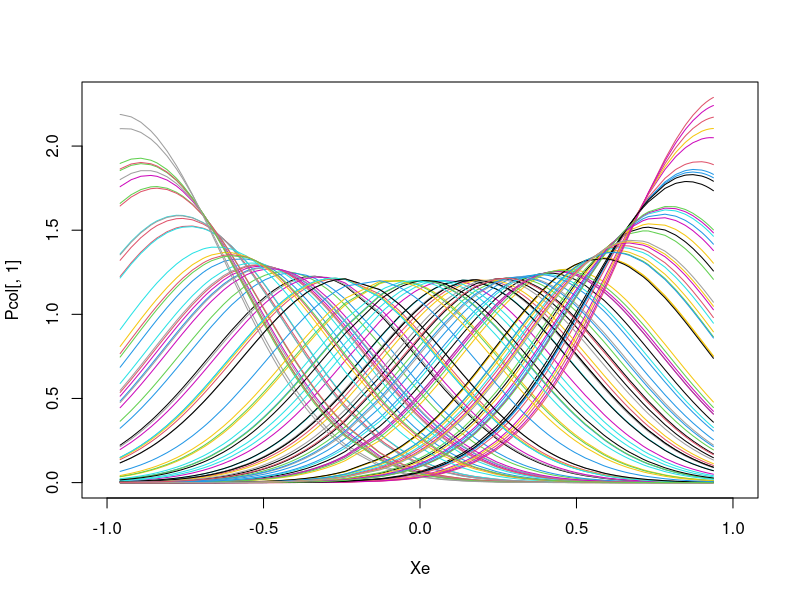
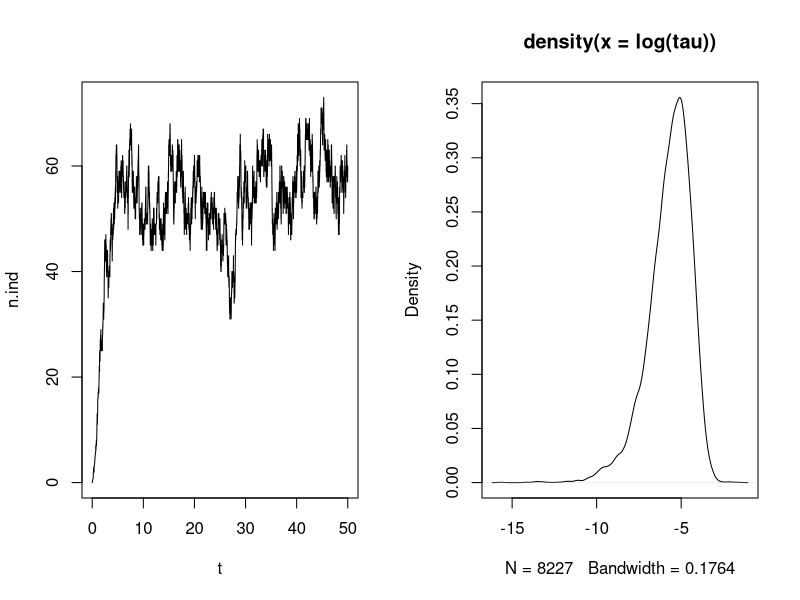

Here is the R script that generated these plots, in order:
# plants on grid, reproduce with rate r, die rate d
rm(list=ls())
r <- 2.0 # reproductive rate
d <- 1 # death rate
c <- .1 # colonization rate for empty cells
cells <- 100 # number of habitat patches

# establish environmental conditions for each cell
Emin <- -1
Emax <- 1
Xe <- sort(runif(cells, Emin, Emax))

H <- 100 # number of host species
sig.h <- 1/3 # host niche breadth
ERmin <- Emin
ERmax <- Emax
mu.h <- runif(H, ERmin, ERmax) # host optima
sigma.h <- rep(sig.h, H) # runif(P, 1, 10) # parasite niche width

# calculate host Z
hZ <- rep(NA, H)
for (i in 1:H){
  integrand <- function(Xe) {
    exp(-((Xe - mu.h[i]) ^ 2) / (2 * sigma.h[i] ^ 2))
  }
  res <- integrate(integrand, lower=ERmin, upper=ERmax)
  hZ[i] <- 1 / res$value
}

# host probability of establishment
Pcol <- array(dim=c(cells, H))
for (i in 1:cells){
  for (j in 1:H){
    Pcol[i, j] <- hZ[j] * exp(-((Xe[i] - mu.h[j]) ^ 2) / (2 * sigma.h[j] ^ 2))
  }
}

plot(Xe, Pcol[, 1], xlim=c(ERmin, ERmax), ylim=c(0, max(Pcol)), type="l")
for (i in 2:H){
  lines(Xe, Pcol[, i], col=i)
}

# store parasite niche data
host.species <- rep(1:H, each=cells)
environmental.condition <- rep(Xe, H)
Pr.estab <- c(Pcol)
hniche.d <- data.frame(host.species, environmental.condition, Pr.estab)

maxt <- 50
t <- 0

X <- rep(0, cells)

# set initial condition
# X[sample(1:cells, size=1)] <- 1

t.int <- 1
n.ind <- sum(X)
tau <- NULL

pars <- c(r = r, d = d, c = c, cells = cells)

# Rate function
ratefun <- function(X, params){
  with(c(as.list(params)),
       list(
         birth = ifelse(X == 1, r, 0),
         death = ifelse(X == 1, d, 0),
         colon = rep(c, length(X)))
       )
}

# agent-based model step function
ABMstep <- function(state, action, cell){
  if (action == "birth"){
    # find cell to disperse to
    disp.cell <- sample(1:cells, size=1)
    if (state[disp.cell] == 0){
      state[disp.cell] <- state[disp.cell] + 1
    }
  }
  if (action == "death"){
    state[cell] <- 0
  }
  if (action == "colon"){
    # ensure that this function is not called if cell occupied
    state[cell] <- 1
  }
  return(state)
}


ntrans <- 3 * cells
transctr <- rep(0, ntrans)

while(t[t.int] < maxt){
  
  ratelist <- ratefun(X, pars)
  rates <- unlist(ratelist)
  rnames <- rep(names(ratelist), each=cells)
  ntrans <- length(rates)
  tot.rates <- sum(rates)
  tau[t.int] <- rexp(1, tot.rates)
  event <- sample((1:ntrans)[rates > 0], 
                  size=1, 
                  prob = rates[rates > 0])
  transctr[event] <- transctr[event] + 1
  f_name <- names(rates[event])
  event_type <- rnames[event]
  cell_num <- event - cells * (which(names(ratelist) == event_type) - 1)
  # update time
  t.int <- t.int + 1
  t[t.int] <- t[t.int - 1] + tau[t.int-1]
  
  # carry out action on chosen cell
  if (event_type == "colon" & X[cell_num] == 1){
    transctr[event] <- transctr[event] - 1 # uncount that event
  } else {
    X <- ABMstep(X, event_type, cell_num)
  }
  n.ind[t.int] <- sum(X)
}

par(mfrow=c(1, 2))
plot(t, n.ind, type="l")
plot(density(log(tau)))

relist(transctr, ratelist)
